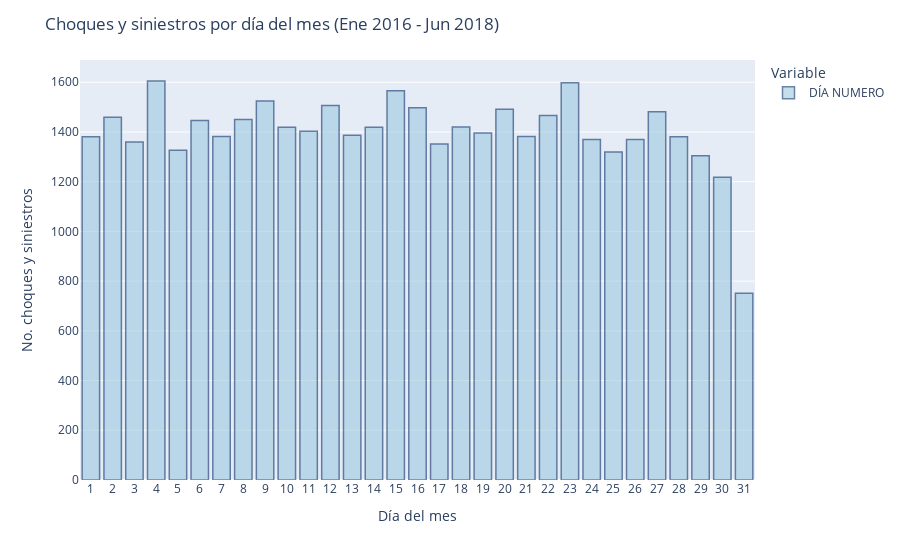

Here is the notebook cell this chart was saved with:
### Code cell
fig = px.bar(freq_day_no,
                    labels={
                     "index": "Día del mes",
                     "value": "No. choques y siniestros",
                     "variable": "Variable"
                 })

fig.update_traces(marker_color='rgb(158,202,225)', marker_line_color='rgb(8,48,107)',
                  marker_line_width=1.5, opacity=0.6)

fig.update_layout(title_text='Choques y siniestros por día del mes (Ene 2016 - Jun 2018)')

fig.show()

### Figure 1 — Plotly figure (JSON) as saved in the notebook; plotly's stock layout.template omitted (floating-point values rounded to 4 significant figures)
{"data": [{"alignmentgroup": "True", "hovertemplate": "Variable=DÍA NUMERO<br>Día del mes=%{x}<br>No. choques y siniestros=%{y}<extra></extra>", "legendgroup": "DÍA NUMERO", "marker": {"color": "rgb(158,202,225)", "line": {"color": "rgb(8,48,107)", "width": 1.5}}, "name": "DÍA NUMERO", "offsetgroup": "DÍA NUMERO", "opacity": 0.6, "orientation": "v", "showlegend": true, "textposition": "auto", "type": "bar", "x": ["1", "2", "3", "4", "5", "6", "7", "8", "9", "10", "11", "12", "13", "14", "15", "16", "17", "18", "19", "20", "21", "22", "23", "24", "25", "26", "27", "28", "29", "30", "31"], "xaxis": "x", "y": [1381, 1459, 1360, 1605, 1326, 1446, 1382, 1450, 1525, 1419, 1403, 1506, 1387, 1419, 1566, 1497, 1352, 1420, 1396, 1491, 1382, 1466, 1598, 1370, 1319, 1370, 1481, 1381, 1304, 1218, 751], "yaxis": "y"}], "layout": {"barmode": "relative", "legend": {"title": {"text": "Variable"}, "tracegroupgap": 0}, "margin": {"t": 60}, "title": {"text": "Choques y siniestros por día del mes (Ene 2016 - Jun 2018)"}, "xaxis": {"anchor": "y", "domain": [0, 1], "title": {"text": "Día del mes"}}, "yaxis": {"anchor": "x", "domain": [0, 1], "title": {"text": "No. choques y siniestros"}}}}
